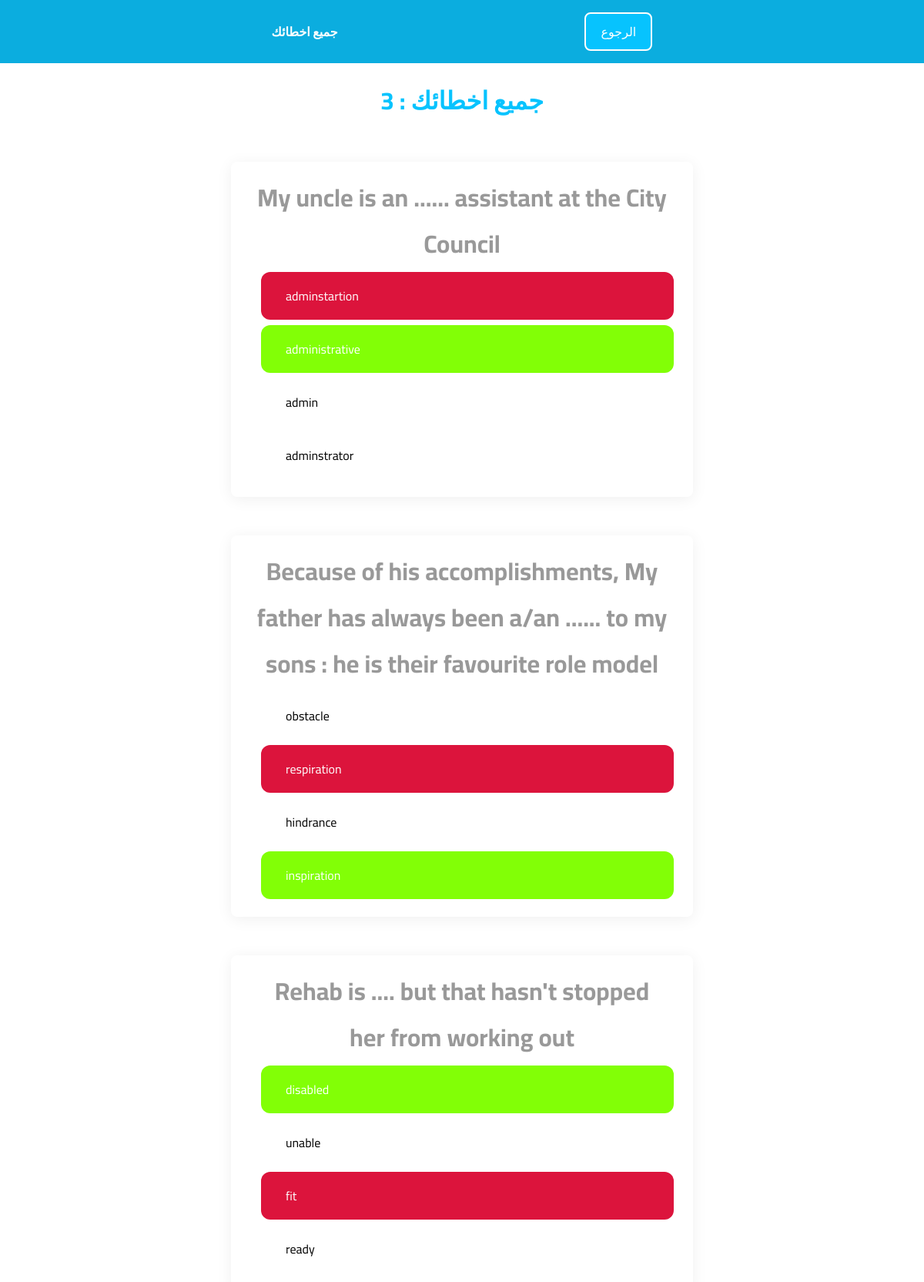
The app's page /wrong-answers/ (signed in) with its own data.
### app/models.py (models this page shows, shortened)
class Question (models.Model) :
    exam = models.ForeignKey(Exam,on_delete=models.CASCADE)
    name = models.CharField(max_length=10000)
    c_1 = models.CharField(max_length=10000)
    c_2 = models.CharField(max_length=10000)
    c_3 = models.CharField(max_length=10000)
    c_4 = models.CharField(max_length=10000)
    note = models.CharField(max_length=10000,null=True,blank=True)
    choices = (
        ('1','1'),
        ('2','2'),
        ('3','3'),
        ('4','4'),
    )
    correct_choice = models.CharField(max_length=100,choices=choices,null=True,blank=True)

### exam_app/models.py (models this page shows, shortened)
class Student_Question_Details (models.Model):
    question = models.ForeignKey(Question,on_delete=models.CASCADE,null=True,blank=True)
    student = models.ForeignKey(Student,on_delete=models.CASCADE,null=True,blank=True)
    student_answer = models.CharField(max_length=100)
    correct_answer = models.CharField(max_length=100)
    is_correct = models.BooleanField(default=False)

### app/views.py (the view)
# urls.py: path('wrong-answers/',views.wrong_questions,name='wrong_answers')
@login_required
def wrong_questions (request) :
    context = {}
    student = request.user
    questions = Student_Question_Details.objects.filter( student = student ).exclude( is_correct = True )
    valid_data = []
    for question in questions :
        q = question.question
        choices = [
            q.c_1,
            q.c_2,
            q.c_3,
            q.c_4,
        ]
        correct_choice = question.correct_answer
        student_choice = question.student_answer
        new_questions = {
            'name' : q.name,
            'choices' : choices ,
            'correct' : correct_choice ,
            'student_answer' : student_choice ,
        }
        if q.note :
            new_questions['note'] = q.note
        if q.exam.can_view_correct_answer :
            valid_data.append(new_questions)
    context['questions'] = valid_data
    context['count'] = len(valid_data)
    return render(request,'wrong_questions.html',context)

### templates/wrong_questions.html (shortened to what this page needs)
{% load static %}
<!DOCTYPE html>
<html lang="en">
<head>
    <link rel="stylesheet" href="{% static 'style/enter-exam.css' %}">
</head>
<body>
    <div class="top">
        <span class="time">جميع اخطائك</span>
        <a href="{% url 'profile' %}">الرجوع</a>
    </div>
    {% if not questions %}
        <h1 class="title"> لا توجد اخطاء</h1>
    {% else %}
        <h1 class="title"> {{ count }} : جميع اخطائك</h1>
    {% endif %}
    {% for question in questions%}
        <div class="q">
            <h1>{{ question.name}}</h1>
            {% for choice in question.choices %}
                {% if question.correct == choice %}
                    <p class="correct">{{ question.correct }}</p>
                {% elif question.student_answer == choice  %}
                    <p class="student_answer">{{ choice }}</p>
                {% else %}
                    <p>{{ choice }}</p>
                {% endif %}
            {% endfor %}
        </div>
    {% endfor %}
</body>
</html>

### static/style/enter-exam.css (style rules this page uses)
* { padding: 0; margin: 0; box-sizing: border-box; }
:root { --var-sky:#07C3FE; --var-font: 'Cairo', sans-serif; }
.top { position: fixed; top: 0; width: 100%; padding: 1rem 2rem; background-color: #0baddf; display: flex; justify-content: space-evenly; align-items: center; z-index: 2; }
.top span { font-family: var(--var-font); color: #fff; font-weight: bold; }
.title { width: 100%; padding-top: 100px; text-align: center; color: var(--var-sky); font-family: var(--var-font); font-weight: bold; }
.q { position: relative; width: 600px; margin: 50px auto; box-shadow: 0px 3px 20px #00000010; padding: 1rem 2rem; border-radius: 8px; }
.q h1 { font-family: var(--var-font); text-align: center; color: #999; }
.q p { width: 100%; padding: 1rem 2rem; margin: 7px; border-radius: 12px; font-family: var(--var-font); }
.q p.correct { background-color: #82FF06; color: #fff; }
.q p.student_answer { background-color: crimson; color: #fff; }
.top a { color: #fff; border: 2px solid #fff; background-color: var(--var-sky); padding: 0.5rem 1.2rem; text-decoration: none; border-radius: 8px; font-family: var(--var-font); }

### records on screen
Question: name "My uncle is an ...... assistant at the City Council", choices "adminstartion", choices "admin" "adminstrator"
Student_Question_Details: correct "administrative"
Question: name "Because of his accomplishments, My father has always been a/an ...... to my sons : he is their favourite role model", choices "obstacle" "hindrance", choices "respiration"
Student_Question_Details: correct "inspiration"
Question: name "Rehab is .... but that hasn't stopped her from working out", choices "unable" "ready", choices "fit"
Student_Question_Details: correct "disabled"

### other values on screen
{{ count }} "3"
